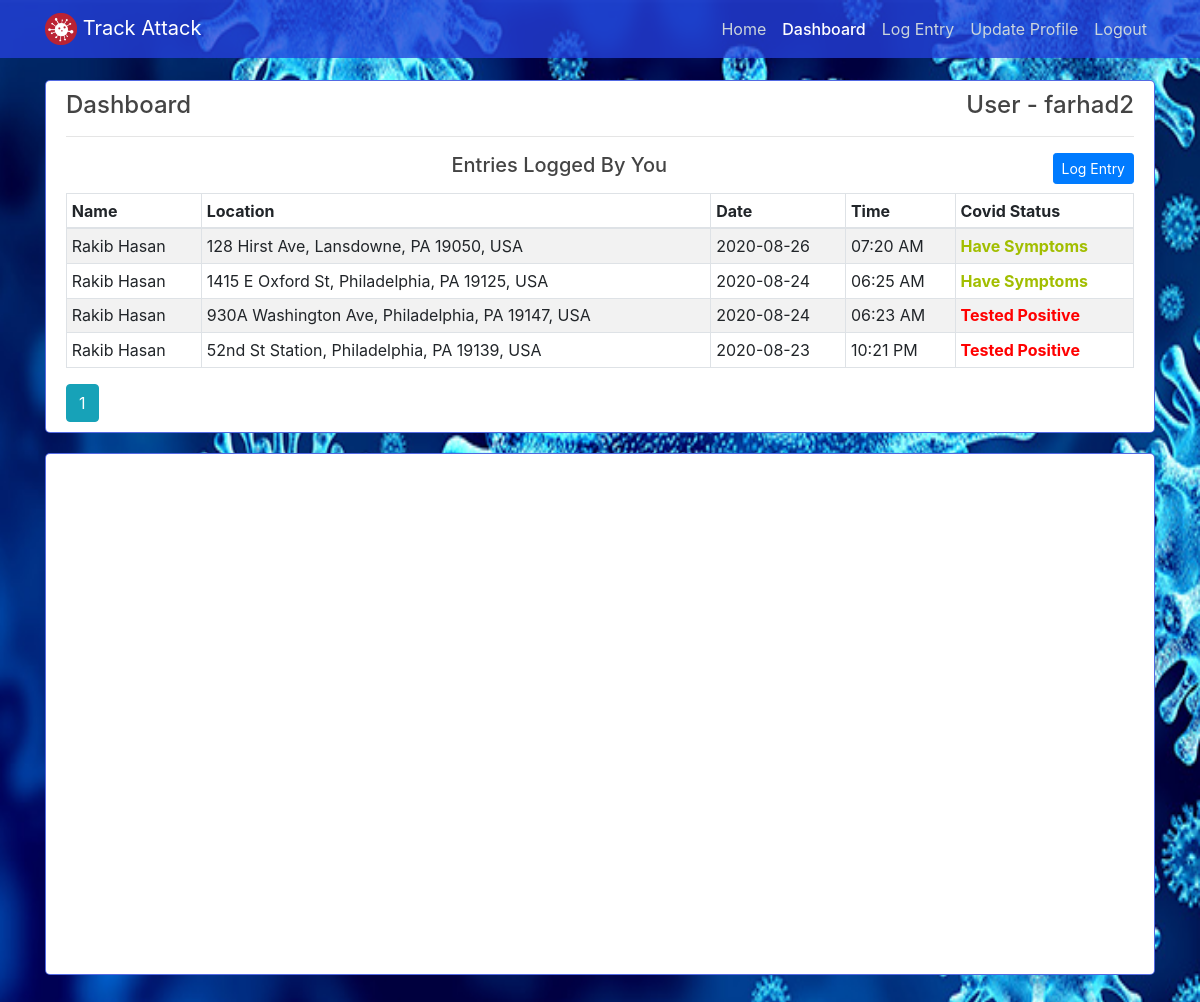
Page /dashboard (signed in) on the committed database.
### app/models.py (models this page shows, shortened)
class User(db.Model, UserMixin):
    id = db.Column(db.Integer, primary_key=True)
    username = db.Column(db.String(15), unique=True, nullable=False)
    email = db.Column(db.String(120), unique=True, nullable=False)
    image_file = db.Column(db.String(20), nullable=False, default='default.jpg')
    password = db.Column(db.String(60), nullable=False)
    full_name = db.Column(db.String(60))
    age = db.Column(db.Integer)
    entries = db.relationship('Entry', backref='user', lazy=True)

class Entry(db.Model):
    id = db.Column(db.Integer, primary_key=True)
    full_name = db.Column(db.String(30))
    date_posted = db.Column(db.DateTime, nullable=False, default=datetime.utcnow)
    visited_date_time = db.Column(db.DateTime, nullable=False, default=datetime.utcnow)
    age = db.Column(db.Integer)
    last_visited_location = db.Column(db.String(100))
    last_visited_location_lat = db.Column(db.String(100))
    last_visited_location_long = db.Column(db.String(100))
    covid_status = db.Column(db.Integer, default=0)
    user_id = db.Column(db.Integer, db.ForeignKey('user.id'), nullable=False)

### app/users/routes.py (the view)
@users.route('/dashboard', methods=["GET", "POST"])
@login_required
def dashboard():
    page = request.args.get('page', 1, type=int)
    entries = Entry.query.filter_by(user_id=current_user.id).order_by(Entry.date_posted.desc()).paginate(page=page, per_page=app.config['PAGINATION_PER_PAGE'])
    return render_template('dashboard.html', entries=entries, title="Dashboard")

### app/models.py (called while the page is built)
@login_manager.user_loader
def load_user(user_id):
    return User.query.get(int(user_id))

### app/templates/dashboard.html (shortened to what this page needs)
{% extends "layout.html" %}
{% set active_page='dashboard_page' %}
{% block content %}
<div class="col-md-12">
    <div class="content-section">
        <div>
            <h4>Dashboard <span style="float: right;">User - {{ current_user.username }}</span></h4>
            <hr>
        </div>
        {% if entries.items|length > 0 %}
            <h5 class="text-center mb-3">Entries Logged By You
                <span style="float: right;"><a href="{{ url_for('users.log_entry') }}" class="btn btn-primary btn-sm">Log Entry</a></span></h5>
                <table class="table table-bordered table-striped table-sm table-hover">
                    <thead>
                        <tr>
                            <th>Name</th>
                            <th>Location</th>
                            <th>Date</th>
                            <th>Time</th>
                            <th>Covid Status</th>
                        </tr>
                    </thead>
                    <tbody>
                        {% for entry in entries.items %}
                        <tr>
                            <td>{{ entry.full_name }}</td>
                            <td>{{ entry.last_visited_location }}</td>
                            <td>{{ entry.visited_date_time.strftime("%Y-%m-%d") }}</td>
                            <td>{{ entry.visited_date_time.strftime("%I:%M %p") }}</td>
                            <td>{% if entry.covid_status == 2 %}
                                <b style="color: rgb(255, 0, 0);">Tested Positive</b>
                                {% else %}
                                <b style="color: rgb(162, 190, 0);">Have Symptoms</b>
                                {% endif %}</td>
                        </tr>
                    {% endfor %}
                    </tbody>
                </table>
                {% for page_num in entries.iter_pages(left_edge=1, right_edge=1, left_current=1, right_current=2) %}
                    {% if page_num %}
                        {% if  entries.page == page_num %}
                            <a class="btn btn-info" href="{{ url_for('users.dashboard', page=page_num) }}">{{ page_num }}</a>
                        {% else %}
                            <a class="btn btn-outline-info" href="{{ url_for('users.dashboard', page=page_num) }}">{{ page_num }}</a>
                        {% endif %}
                        {% else %}
                        ...
                    {% endif %}
                {% endfor %}
        {% else %}
            <h5 class="text-center">Oops! You didn't log any entries so far.</h5>
            <div class="text-center">
                <a href="{{ url_for('users.log_entry') }}" class="btn btn-primary">Log Entry Now</a>
            </div>
        {% endif %}
    </div>
</div>
{% endblock content %}
{% block map %}
<div class="col-md-12 mb-2">
    <div class="content-section">
        <div id="map" style="width: 100%; height: 500px"></div>
    </div>
</div>
{% endblock map %}

### app/static/main.css (style rules this page uses)
body { color: #333333; background-image: url("images/Coronavirus.png"); background-repeat: no-repeat; background-attachment: fixed; background-position: center; background-size: 100% 100%; margin-top: 5rem; }
h1, h2, h3, h4, h5, h6 { color: #444444; }
.content-section { background: #ffffff; padding: 10px 20px; border: 1px solid #2540dbc7; border-radius: 5px; margin-bottom: 20px; }

### rows in the picture
User: username "farhad2"
Entry: full_name "Rakib Hasan", last_visited_location "128 Hirst Ave, Lansdowne, PA 19050, USA", visited_date_time "2020-08-26", visited_date_time "07:20 AM", covid_status "Have Symptoms"
Entry: full_name "Rakib Hasan", last_visited_location "1415 E Oxford St, Philadelphia, PA 19125, USA", visited_date_time "2020-08-24", visited_date_time "06:25 AM", covid_status "Have Symptoms"
Entry: full_name "Rakib Hasan", last_visited_location "930A Washington Ave, Philadelphia, PA 19147, USA", visited_date_time "2020-08-24", visited_date_time "06:23 AM", covid_status "Tested Positive"
Entry: full_name "Rakib Hasan", last_visited_location "52nd St Station, Philadelphia, PA 19139, USA", visited_date_time "2020-08-23", visited_date_time "10:21 PM", covid_status "Tested Positive"

### other values in the picture
{{ page_num }} "1"
